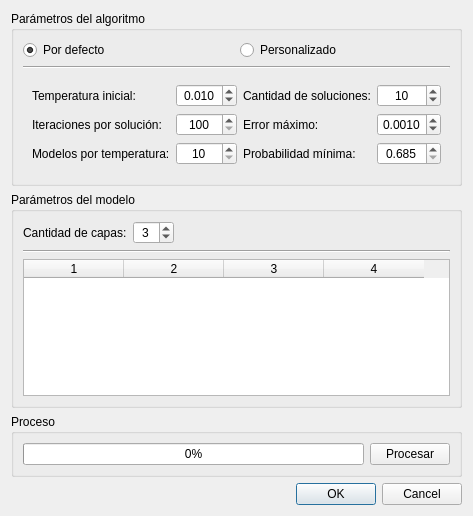
<?xml version="1.0" encoding="UTF-8"?>
<ui version="4.0">
 <class>VFSAInversionDialog</class>
 <widget class="QDialog" name="VFSAInversionDialog">
  <property name="geometry">
   <rect>
    <x>0</x>
    <y>0</y>
    <width>445</width>
    <height>516</height>
   </rect>
  </property>
  <property name="sizePolicy">
   <sizepolicy hsizetype="MinimumExpanding" vsizetype="MinimumExpanding">
    <horstretch>0</horstretch>
    <verstretch>0</verstretch>
   </sizepolicy>
  </property>
  <property name="windowTitle">
   <string>Configuración de la inversión VFSA</string>
  </property>
  <layout class="QVBoxLayout" name="verticalLayout_2">
   <item>
    <widget class="QGroupBox" name="parametersGroupBox">
     <property name="title">
      <string>Parámetros del algoritmo</string>
     </property>
     <layout class="QVBoxLayout" name="verticalLayout">
      <item>
       <layout class="QHBoxLayout" name="horizontalLayout">
        <item>
         <widget class="QRadioButton" name="defaultParametersRadioButton">
          <property name="text">
           <string>Por defecto</string>
          </property>
          <property name="checked">
           <bool>true</bool>
          </property>
         </widget>
        </item>
        <item>
         <widget class="QRadioButton" name="customParametersRadioButton">
          <property name="text">
           <string>Personalizado</string>
          </property>
         </widget>
        </item>
       </layout>
      </item>
      <item>
       <widget class="Line" name="line">
        <property name="orientation">
         <enum>Qt::Horizontal</enum>
        </property>
       </widget>
      </item>
      <item>
       <widget class="QFrame" name="parametersFrame">
        <property name="frameShape">
         <enum>QFrame::NoFrame</enum>
        </property>
        <property name="frameShadow">
         <enum>QFrame::Raised</enum>
        </property>
        <layout class="QGridLayout" name="gridLayout">
         <item row="2" column="4">
          <widget class="QLabel" name="pdfLabel">
           <property name="text">
            <string>Probabilidad mínima:</string>
           </property>
          </widget>
         </item>
         <item row="1" column="5">
          <widget class="QDoubleSpinBox" name="errorDoubleSpinBox">
           <property name="alignment">
            <set>Qt::AlignCenter</set>
           </property>
           <property name="decimals">
            <number>4</number>
           </property>
           <property name="minimum">
            <double>0.000100000000000</double>
           </property>
           <property name="maximum">
            <double>0.100000000000000</double>
           </property>
           <property name="singleStep">
            <double>0.001000000000000</double>
           </property>
           <property name="value">
            <double>0.001000000000000</double>
           </property>
          </widget>
         </item>
         <item row="1" column="1">
          <widget class="QSpinBox" name="iterationsSpinBox">
           <property name="alignment">
            <set>Qt::AlignCenter</set>
           </property>
           <property name="minimum">
            <number>100</number>
           </property>
           <property name="maximum">
            <number>10000</number>
           </property>
           <property name="singleStep">
            <number>100</number>
           </property>
          </widget>
         </item>
         <item row="2" column="0">
          <widget class="QLabel" name="modelsPerTemperatureLabel">
           <property name="text">
            <string>Modelos por temperatura:</string>
           </property>
          </widget>
         </item>
         <item row="1" column="0">
          <widget class="QLabel" name="iterationsPerSolutionLabel">
           <property name="text">
            <string>Iteraciones por solución:</string>
           </property>
          </widget>
         </item>
         <item row="0" column="5">
          <widget class="QSpinBox" name="solutionsSpinBox">
           <property name="alignment">
            <set>Qt::AlignCenter</set>
           </property>
           <property name="minimum">
            <number>5</number>
           </property>
           <property name="maximum">
            <number>30</number>
           </property>
           <property name="value">
            <number>10</number>
           </property>
          </widget>
         </item>
         <item row="0" column="0">
          <widget class="QLabel" name="temperatureLabel">
           <property name="text">
            <string>Temperatura inicial:</string>
           </property>
          </widget>
         </item>
         <item row="2" column="1">
          <widget class="QSpinBox" name="movesPerTemperatureSpinBox">
           <property name="alignment">
            <set>Qt::AlignCenter</set>
           </property>
           <property name="minimum">
            <number>10</number>
           </property>
           <property name="maximum">
            <number>30</number>
           </property>
          </widget>
         </item>
         <item row="1" column="4">
          <widget class="QLabel" name="errorLabel">
           <property name="text">
            <string>Error máximo:</string>
           </property>
          </widget>
         </item>
         <item row="2" column="5">
          <widget class="QDoubleSpinBox" name="pdfDoubleSpinBox">
           <property name="alignment">
            <set>Qt::AlignCenter</set>
           </property>
           <property name="decimals">
            <number>3</number>
           </property>
           <property name="minimum">
            <double>0.685000000000000</double>
           </property>
           <property name="maximum">
            <double>0.997000000000000</double>
           </property>
           <property name="singleStep">
            <double>0.005000000000000</double>
           </property>
           <property name="value">
            <double>0.685000000000000</double>
           </property>
          </widget>
         </item>
         <item row="0" column="1">
          <widget class="QDoubleSpinBox" name="temperatureDoubleSpinBox">
           <property name="alignment">
            <set>Qt::AlignCenter</set>
           </property>
           <property name="decimals">
            <number>3</number>
           </property>
           <property name="minimum">
            <double>0.001000000000000</double>
           </property>
           <property name="maximum">
            <double>0.100000000000000</double>
           </property>
           <property name="singleStep">
            <double>0.001000000000000</double>
           </property>
           <property name="value">
            <double>0.010000000000000</double>
           </property>
          </widget>
         </item>
         <item row="0" column="4">
          <widget class="QLabel" name="solutionsLabel">
           <property name="text">
            <string>Cantidad de soluciones:</string>
           </property>
          </widget>
         </item>
        </layout>
       </widget>
      </item>
     </layout>
    </widget>
   </item>
   <item>
    <widget class="QGroupBox" name="modelParametersGroupBox">
     <property name="title">
      <string>Parámetros del modelo</string>
     </property>
     <layout class="QGridLayout" name="gridLayout_2">
      <item row="0" column="0" colspan="2">
       <widget class="QLabel" name="bedsLabel">
        <property name="text">
         <string>Cantidad de capas:</string>
        </property>
       </widget>
      </item>
      <item row="0" column="2">
       <widget class="QSpinBox" name="bedsSpinBox">
        <property name="alignment">
         <set>Qt::AlignCenter</set>
        </property>
        <property name="minimum">
         <number>2</number>
        </property>
        <property name="maximum">
         <number>20</number>
        </property>
        <property name="value">
         <number>3</number>
        </property>
       </widget>
      </item>
      <item row="0" column="3">
       <spacer name="horizontalSpacer">
        <property name="orientation">
         <enum>Qt::Horizontal</enum>
        </property>
        <property name="sizeHint" stdset="0">
         <size>
          <width>252</width>
          <height>20</height>
         </size>
        </property>
       </spacer>
      </item>
      <item row="3" column="0" colspan="4">
       <widget class="QTableWidget" name="bedsTableWidget">
        <property name="columnCount">
         <number>4</number>
        </property>
        <column/>
        <column/>
        <column/>
        <column/>
       </widget>
      </item>
      <item row="1" column="0" colspan="4">
       <widget class="Line" name="line_2">
        <property name="orientation">
         <enum>Qt::Horizontal</enum>
        </property>
       </widget>
      </item>
     </layout>
    </widget>
   </item>
   <item>
    <widget class="QGroupBox" name="processGroupBox">
     <property name="title">
      <string>Proceso</string>
     </property>
     <layout class="QHBoxLayout" name="horizontalLayout_2">
      <item>
       <widget class="QProgressBar" name="processProgressBar">
        <property name="value">
         <number>0</number>
        </property>
       </widget>
      </item>
      <item>
       <widget class="QPushButton" name="processPushButton">
        <property name="text">
         <string>Procesar</string>
        </property>
       </widget>
      </item>
     </layout>
    </widget>
   </item>
   <item>
    <widget class="QDialogButtonBox" name="buttonBox">
     <property name="standardButtons">
      <set>QDialogButtonBox::Cancel|QDialogButtonBox::Ok</set>
     </property>
    </widget>
   </item>
  </layout>
 </widget>
 <tabstops>
  <tabstop>defaultParametersRadioButton</tabstop>
  <tabstop>customParametersRadioButton</tabstop>
  <tabstop>temperatureDoubleSpinBox</tabstop>
  <tabstop>iterationsSpinBox</tabstop>
  <tabstop>movesPerTemperatureSpinBox</tabstop>
  <tabstop>solutionsSpinBox</tabstop>
  <tabstop>errorDoubleSpinBox</tabstop>
  <tabstop>pdfDoubleSpinBox</tabstop>
  <tabstop>bedsSpinBox</tabstop>
  <tabstop>bedsTableWidget</tabstop>
  <tabstop>processPushButton</tabstop>
 </tabstops>
 <resources/>
 <connections>
  <connection>
   <sender>defaultParametersRadioButton</sender>
   <signal>clicked()</signal>
   <receiver>VFSAInversionDialog</receiver>
   <slot>selectedParametersChanged()</slot>
   <hints>
    <hint type="sourcelabel">
     <x>101</x>
     <y>45</y>
    </hint>
    <hint type="destinationlabel">
     <x>444</x>
     <y>16</y>
    </hint>
   </hints>
  </connection>
  <connection>
   <sender>customParametersRadioButton</sender>
   <signal>clicked()</signal>
   <receiver>VFSAInversionDialog</receiver>
   <slot>selectedParametersChanged()</slot>
   <hints>
    <hint type="sourcelabel">
     <x>277</x>
     <y>47</y>
    </hint>
    <hint type="destinationlabel">
     <x>443</x>
     <y>63</y>
    </hint>
   </hints>
  </connection>
  <connection>
   <sender>buttonBox</sender>
   <signal>accepted()</signal>
   <receiver>VFSAInversionDialog</receiver>
   <slot>accept()</slot>
   <hints>
    <hint type="sourcelabel">
     <x>319</x>
     <y>500</y>
    </hint>
    <hint type="destinationlabel">
     <x>440</x>
     <y>450</y>
    </hint>
   </hints>
  </connection>
  <connection>
   <sender>buttonBox</sender>
   <signal>rejected()</signal>
   <receiver>VFSAInversionDialog</receiver>
   <slot>reject()</slot>
   <hints>
    <hint type="sourcelabel">
     <x>406</x>
     <y>494</y>
    </hint>
    <hint type="destinationlabel">
     <x>458</x>
     <y>489</y>
    </hint>
   </hints>
  </connection>
 </connections>
 <slots>
  <slot>selectedParametersChanged()</slot>
 </slots>
</ui>
